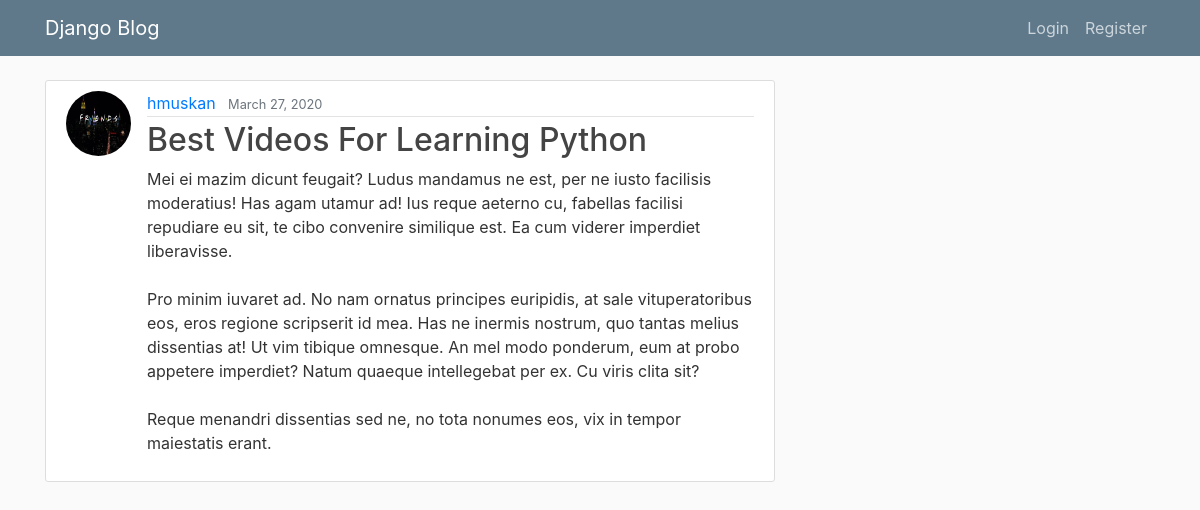
/post/27/, run on the app's committed database.
### blog/models.py (models this page shows, shortened)
class Post(models.Model):
    title = models.CharField(max_length=100)
    content = models.TextField()
    date_posted = models.DateTimeField(default=timezone.now)
    author = models.ForeignKey(User, on_delete=models.CASCADE)

### users/models.py (models this page shows, shortened)
class Profile(models.Model):
    user = models.OneToOneField(User, on_delete=models.CASCADE)
    image = models.ImageField(default='default.jpg', upload_to='profile_pics')

### blog/views.py (the view)
# urls.py: path('post/<int:pk>/',PostDetailView.as_view(), name='post-detail'),
class PostDetailView(DetailView):
    model = Post

### blog/templates/blog/post_detail.html (shortened to what this page needs)
{% extends "blog/base.html" %}
{% block content %}
      <article class="media content-section">
        <img src="{{ object.author.profile.image.url }}" class="rounded-circle article-img">
        <div class="media-body">
          <div class="article-metadata">
            <a class="mr-2" href="{% url 'user-posts' object.author.username %}">{{ object.author }}</a>
            <small class="text-muted">{{ object.date_posted|date:"F d, Y" }}</small>
          </div>
          <h2>{{ object.title }}</h2>
          <p class="article-content">{{ object.content }}</p>
        </div>
      </article>
{% endblock content %}

### blog/static/blog/main.css (style rules this page uses)
body { background: #fafafa; color: #333333; margin-top: 5rem; }
h1, h2, h3, h4, h5, h6 { color: #444444; }
.content-section { background: #ffffff; padding: 10px 20px; border: 1px solid #dddddd; border-radius: 3px; margin-bottom: 20px; }
.article-content { white-space: pre-line; }
.article-img { height: 65px; width: 65px; margin-right: 16px; }
.article-metadata { padding-bottom: 1px; margin-bottom: 4px; border-bottom: 1px solid #e3e3e3 }

### data on the page
Post: author.profile.image (picture), author "hmuskan", date_posted "March 27, 2020", title "Best Videos For Learning Python", content "Mei ei mazim dicunt feugait? Ludus mandamus ne est, per ne iusto facilisis moderatius! Has agam utamur ad! Ius reque aeterno cu, fabellas facilisi repudiare eu sit, te cibo convenire similique est. Ea cum viderer imperdiet liberavisse. Pro minim iuvaret ad. No nam ornatus principes euripidis, at sale vituperatoribus eos, eros regione scripserit id mea. Has ne inermis nostrum, quo tantas melius dissentias at! Ut vim tibique omnesque. An mel modo ponderum, eum at probo appetere imperdiet? Natum quaeque intellegebat per ex. Cu viris clita sit? Reque menandri dissentias sed ne, no tota nonumes eos, vix in tempor maiestatis erant."
